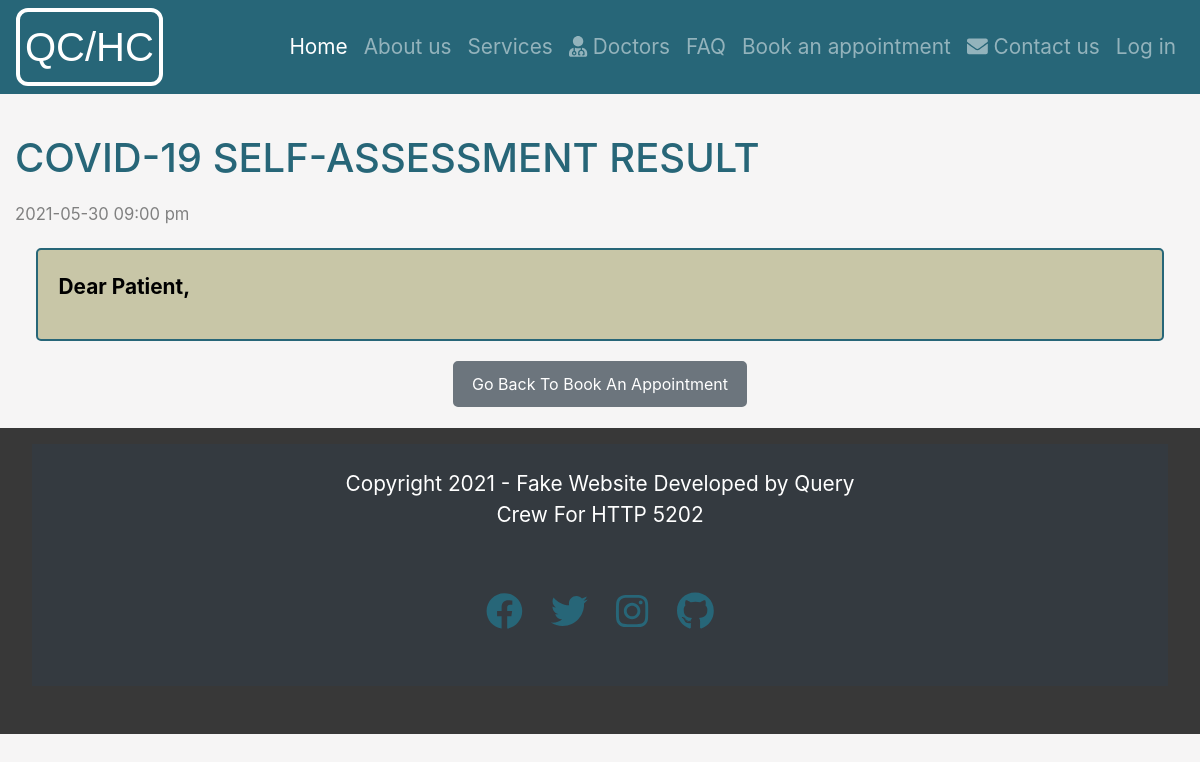
Before: /pages/covid_questionnaire_success_result.php with the older database file.
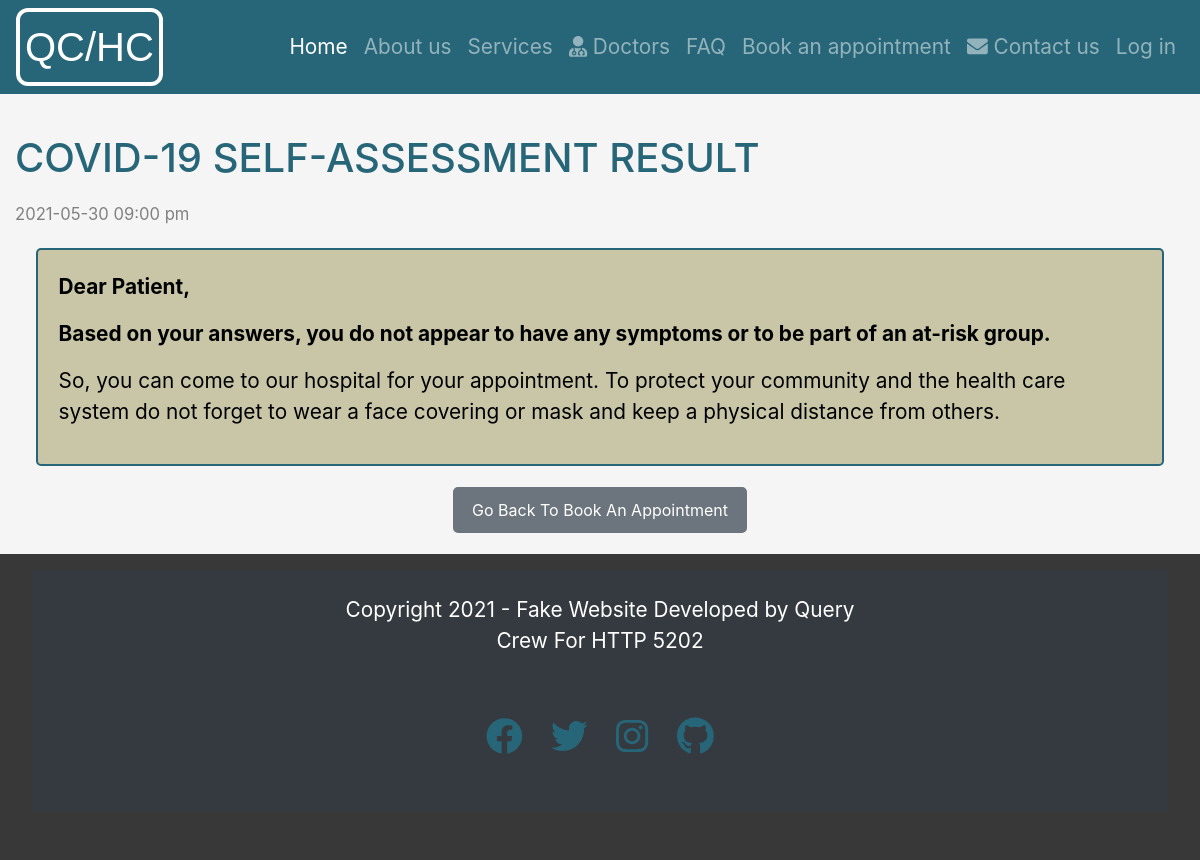
After: the same page with the newer database file.
### tables this page shows
CREATE TABLE `covid_results` (
  `id` int(11) NOT NULL,
  `details` varchar(700) NOT NULL,
  `result` varchar(20) NOT NULL
);

### database/Database.php (called while the page is built, shortened)
<?php
class Database {
  private static $user = "root";
  private static $pass = "";
  private static $dsn ="mysql:host=localhost;dbname=qc_health_clinic";
    private static $dbcon;
    public static function getDb(){
        if(!isset(self::$dbcon)) {
            try {
                self::$dbcon = new \PDO(self::$dsn, self::$user, self::$pass);
                self::$dbcon->setAttribute(\PDO::ATTR_ERRMODE, \PDO::ERRMODE_EXCEPTION);
                self::$dbcon->setAttribute(\PDO::ATTR_DEFAULT_FETCH_MODE, \PDO::FETCH_OBJ);
            } catch (\PDOException $e) {
                $msg = $e->getMessage();
                include 'pages/custom-error.php';
                exit();
            }
        }
        return self::$dbcon;
    }
}

### database/CovidResultPDO.php (called while the page is built, shortened)
<?php
 class CovidResultPDO{
    private $dbcon;
    function __construct(){
        $this->dbcon = Database::getDb();
    }
    public function getCovidResult($result){
        $query = "SELECT * FROM covid_results WHERE result=:result";
        $pdostm = $this->dbcon->prepare($query);
        $pdostm->bindParam(':result', $result);
        $pdostm->execute();
        $results = $pdostm->fetch(\PDO::FETCH_OBJ);
        return $results;
     }
 }

### pages/covid_questionnaire_success_result.php (the view, shortened to what this page needs)
<?php
	$covidPDO = new CovidResultPDO();
	$covidResult =$covidPDO->getCovidResult('success');
	$userfullname = "Patient";
?>
<!DOCTYPE html>
<html lang="en">
	<head>
		<link rel="stylesheet" href="library/bootstrap/bootstrap.min.css">
		<link rel="stylesheet" href="css/style.css">
		<link rel="stylesheet" href="css/questionnaire.css">
	    <link rel="stylesheet" href="css/HeaderFooter.css">
	</head>
	<body>
		<?php
			include_once 'header.php';
        ?>
        <main class="content-wrapper container">
        	<h1>COVID-19 self-assessment result</h1>
           <p class="result-datetime">
           	<?php
           	echo date("Y-m-d h:i a");
           	?>
           </p>
        	<div class="success-result-wrapper">
        		<p>
        			<strong>
        			Dear <?= $userfullname ?>,
        			</strong>
        		</p>
        		<?php
		        	echo $covidResult->details;
			    ?>
        	</div>
        	<div class="choices-wrapper">
        		<a href="index.php?page=bookAppointment" class="btn btn-secondary btn-lg">Go back to book an appointment</a>
        	</div>
         </main>
		    <?php
				include_once 'footer.php';
			?>
	</body>
</html>

Changed rows visible on the page:
added covid_results: details "Based on your answers, you do not appear to have any symptoms or to be part of an at-risk group. So, you can come to our hospital for your appointment. To protect your community and the health care system do not forget to wear a face covering or mask and keep a physical distance from others."
